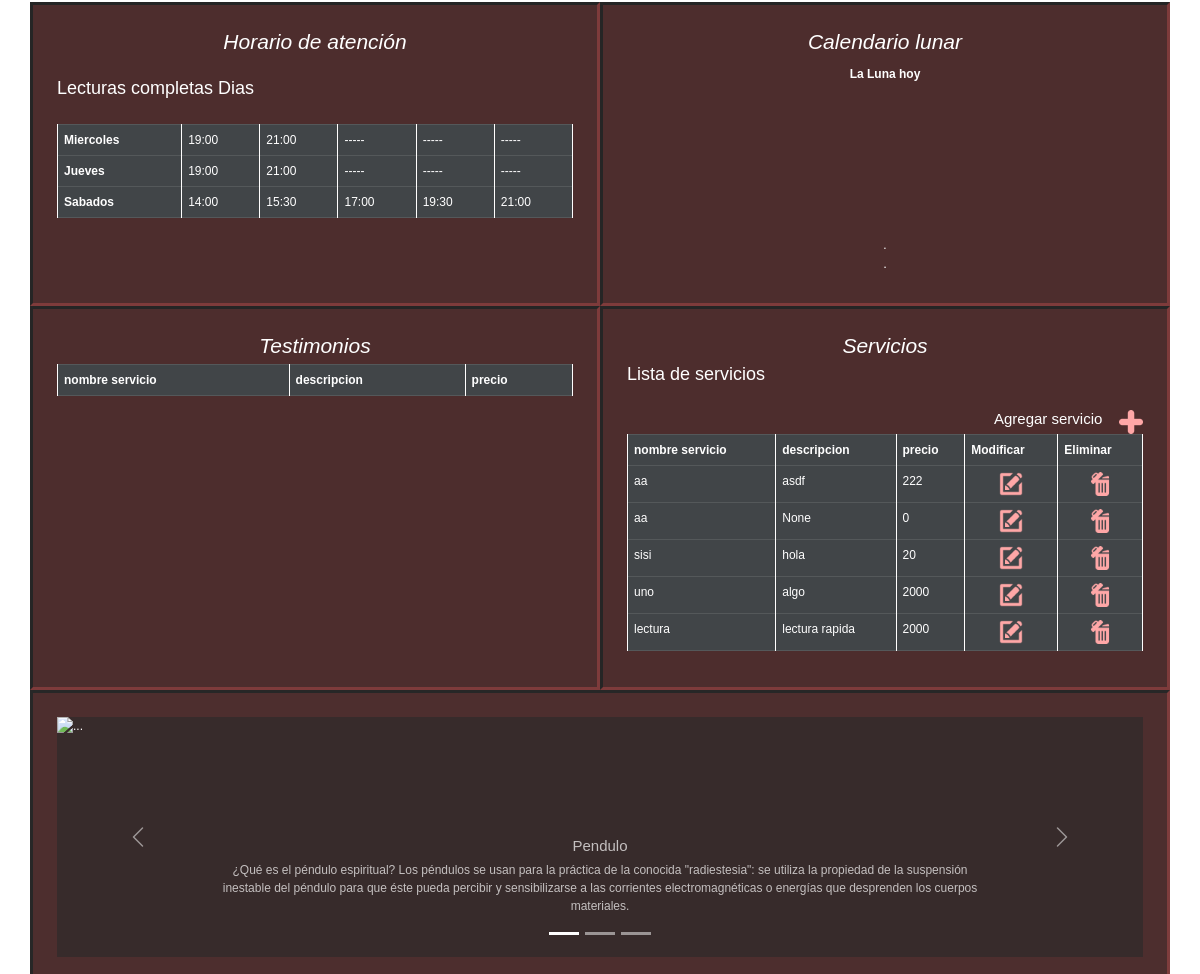
Before: / (middle part) with the older database file.
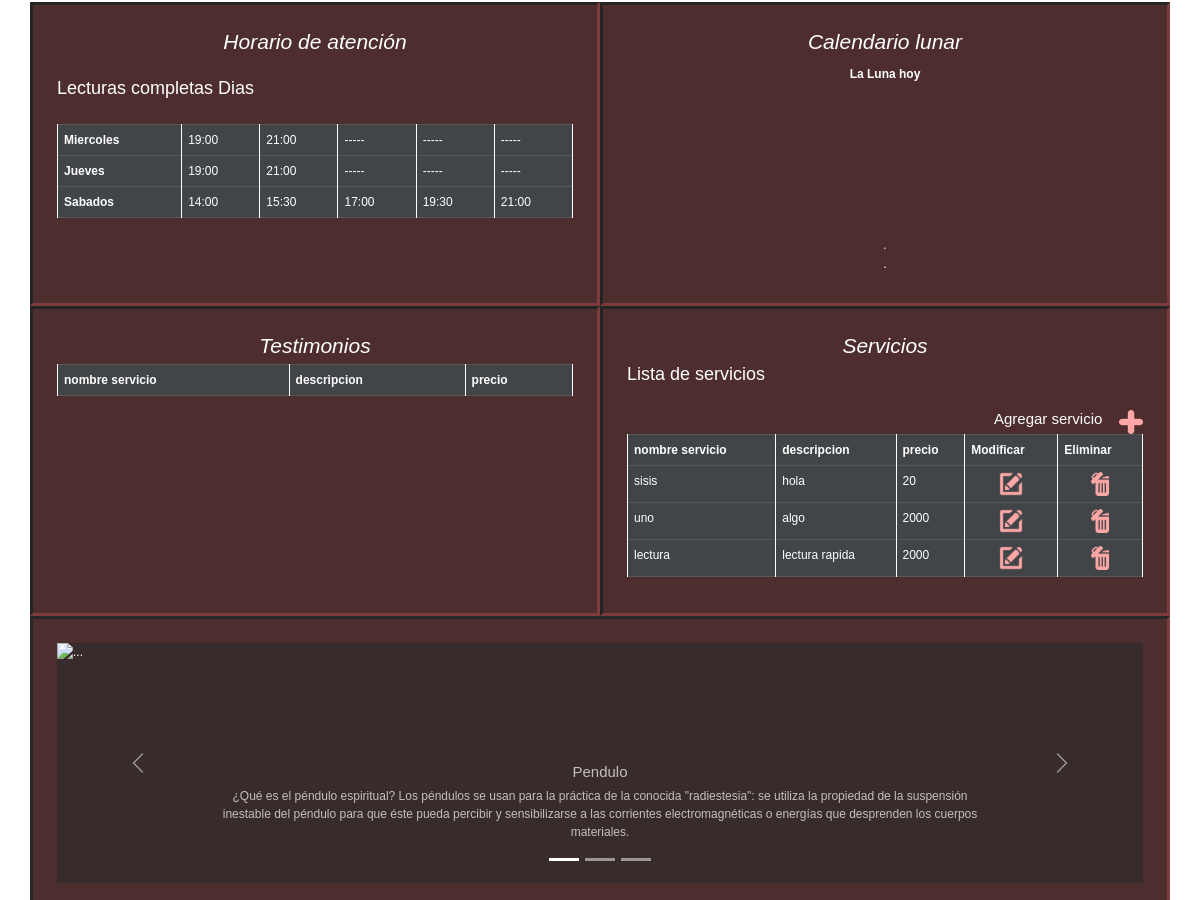
After: the same page with the newer database file.
### horas/models.py (models this page shows)
class Servicio(models.Model):
    precio = models.IntegerField(verbose_name='Precio', default=0)
    nombreServicio = models.CharField(max_length=20, verbose_name='Tipo de servicio')
    descripcion = models.CharField(max_length=50,verbose_name='Descripción', null=True)
    def __str__(self):
        return self.nombreServicio

### horas/views.py (the view)
# urls.py: path('', index, name="index"),
def index(request):
    servicios = Servicio.objects.all()
    datos = {
        'servicios': servicios
    }
    return render(request, 'horas/index.html', datos)

### horas/templates/horas/index.html (shortened to what the changed rows need)
{% load static %} {% load socialaccount %}
<!DOCTYPE html>
<html lang="es">
<head>
    <link href="https://cdn.jsdelivr.net/npm/bootstrap@5.1.3/dist/css/bootstrap.min.css" rel="stylesheet">
    <link type="text/css" rel="stylesheet" href="{% static 'horas/css/style.css' %}">
</head>
<body>
    <br>
    <br>
    <br>
    <br>
    <br>
    <br>
    <section>
        <div class="container">
            <div class="row">
                <div class="col-sm-12 col-md-6 item">
                    <br>
                    <br>
                    <table class="table table-bordered table-dark">
                        <tr>
                            <th>Miercoles</th>
                        </tr>
                        <tr>
                            <th>Jueves</th>
                        </tr>
                        <tr>
                            <th>Sabados </th>
                        </tr>
                    </table>
                </div>
            </div>
        </div>
    </section>
    <div class="container">
        <div class="row">
            <div class="col-sm-12 col-md-6 item">
                <table border="1" class="table table-bordered table-dark">
                    <tr>
                        <th>nombre servicio</th>
                        <th>descripcion</th>
                        <th>precio</th>
                    </tr>
                </table>
            </div>
            <div class="col-sm-12 col-md-6 item">
                <table border="1" class="table table-bordered table-dark">
                    <tr>
                        <th>nombre servicio</th>
                        <th>descripcion</th>
                        <th>precio</th>
                        <th scope="col">Modificar</th>
                        <th scope="col">Eliminar</th>
                    </tr>
                    {% for ser in servicios %}
                    <tr>
                        <td>{{ser.nombreServicio}}</td>
                        <td>{{ser.descripcion}}</td>
                        <td>{{ser.precio}}</td>
                        <td class="text-center">
                            <a href="{% url 'modificarservicio' ser.id%}"><img src="{% static 'horas/img/editar.png' %}" id="editar" alt="editar"></a>
                        </td>
                        <td class="text-center">
                            <a href="{% url 'eliminarservicio' ser.id%}" class="confirmareliminar"><img src="{% static 'horas/img/delete.png' %}" id="delete" alt="delete"></a>
                        </td>
                    </tr>
                    {% endfor %}
                    <br>
                </table>
            </div>
        </div>
    </div>
    <br><br><br><br>
</body>
</html>

Changed rows visible on the page:
removed Servicio: nombreServicio "aa", descripcion "asdf", precio "222"
removed Servicio: nombreServicio "aa", descripcion "None", precio "0"
changed Servicio "hola": nombreServicio "sisi" → "sisis"
